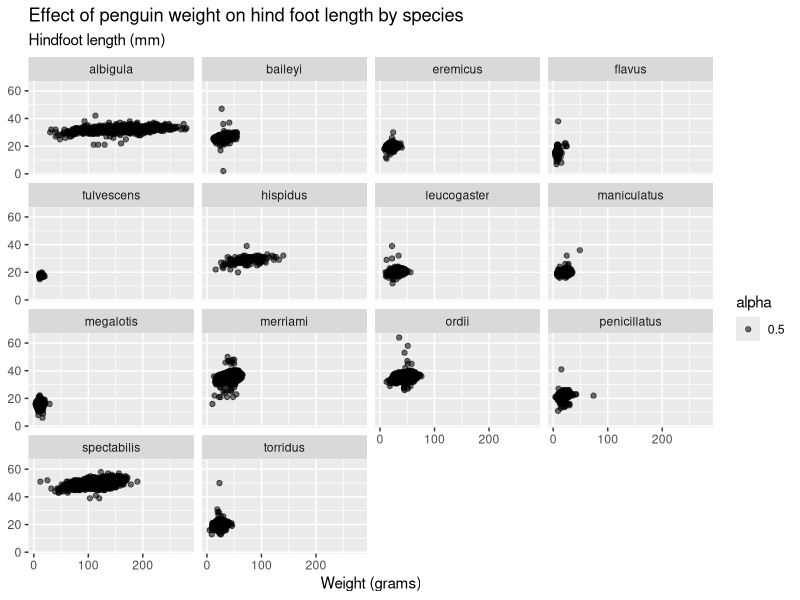
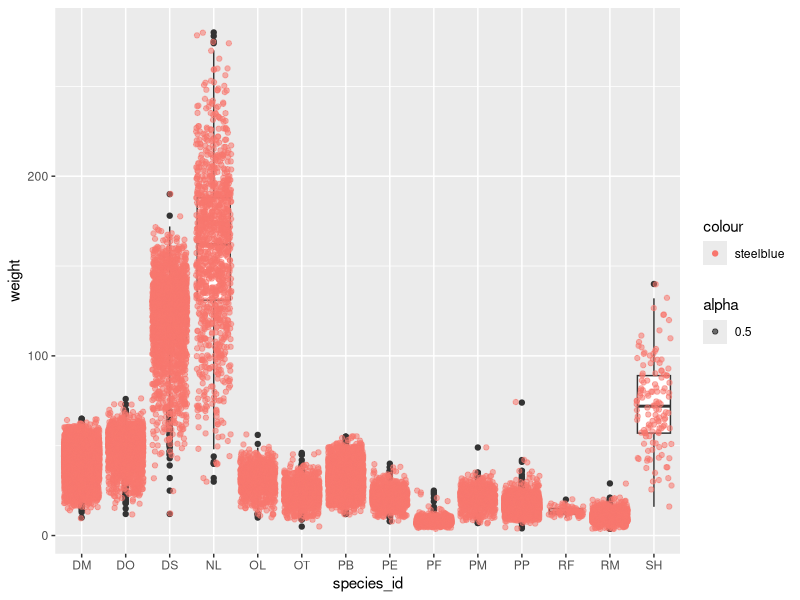

Write the R code that produced these figures, in order. (Note: this script raises an error after producing the figures.)
## ---- chunk 1
#| label: setup
#| message: false

library(tidyverse)

## ---- chunk 2
#| label: load-data
#| message: false

surveys <- read_csv(here::here("data", "surveys.csv"))
## ---- chunk 3
#| label: scatterplot

ggplot(data = surveys,
       mapping = aes(x = weight,
                     y = hindfoot_length,
                     alpha = 0.5
       )) +
  geom_point() +
  facet_wrap(facets = vars(species)) +
  labs(title = "Effect of penguin weight on hind foot length by species",
       subtitle = "Hindfoot length (mm)",
       x = "Weight (grams)",
       y = NULL)
## ---- chunk 4
#| label: boxplot

ggplot(data = surveys,
       mapping = aes(x = species_id,
         y = weight)) +
  geom_boxplot() + 
  # geom_point()
  geom_jitter(aes(color = "steelblue",
                  alpha = 0.5))
## ---- chunk 5
#| label: rotated-boxplot

## ---- chunk 6
#| label: anova

species_mod <- aov()

summary(species_mod)
